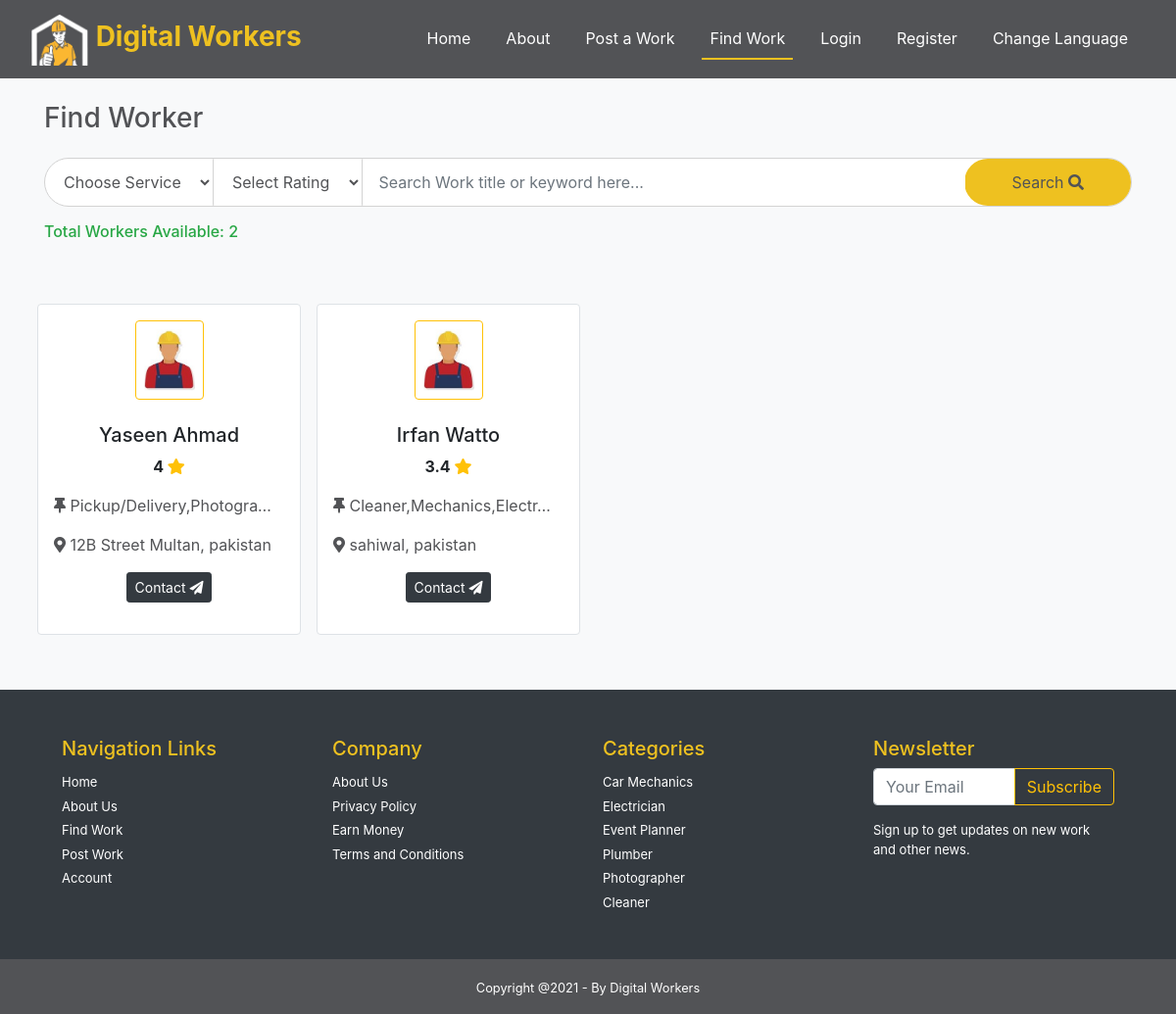
The app's page /find-worker with its own data.
### Worker/models.py (models this page shows, shortened)
class Worker(models.Model):
    id = models.BigAutoField(primary_key=True)
    user = models.ForeignKey(settings.AUTH_USER_MODEL, on_delete=models.CASCADE, null=True)
    phoneno = models.IntegerField( null=True)
    cnic = models.IntegerField( null=True)
    gender = models.CharField(max_length=60, null=True)
    city = models.CharField(max_length=60, null=True)
    address = models.CharField(max_length=120, null=True)
    skills = models.TextField()
    cnic_back_pic = models.ImageField(null=True, upload_to="uploads/")
    cnic_front_pic = models.ImageField(null=True, upload_to="uploads/")
    is_verified=models.BooleanField(default=False)

### Home/models.py (models this page shows, shortened)
class User(AbstractBaseUser):
    id = models.BigAutoField(primary_key=True)
    name = models.CharField(max_length=30, blank=True)
    email = models.EmailField(max_length=60, unique=True, blank=False)
    date_joined =models.DateTimeField(auto_now_add=True)
    last_login =models.DateTimeField(auto_now=True,blank=True)
    is_admin = BooleanField(default=False)
    is_active = BooleanField(default=True)
    is_staff = BooleanField(default=False)
    is_superuser = BooleanField(default=False)
    role = models.CharField(max_length=30, default='User', blank=True)
    USERNAME_FIELD = 'email'
    REQUIRED_FIELDS= [ 'name','role']
    objects  = MyUserManager()

### Home/views.py (the view)
# urls.py: path('find-worker', views.find_worker, name="find_worker"),
def find_worker(request):
    worker_list=Worker.objects.all()
    reviews=Review.objects.all()
    page = request.GET.get('page', 1)
    paginator = Paginator(worker_list, 8)
    try:
        works = paginator.page(page)
    except PageNotAnInteger:
        works = paginator.page(1)
    except EmptyPage:
        works = paginator.page(paginator.num_pages)
    context={
        "worker":works,
        "services":Service.objects.filter(is_active=True),
        "reviews":reviews,
    }
    return render(request,"find_worker.html",context)

### templates/find_worker.html (shortened to what this page needs)
{% extends 'layout.html' %}
{% block find_work %}active{% endblock find_work %}
{% load static %}
{% block body %}
<body class="bg-light">
  <div class="container ">
    <section class="works">
      <h3 class="text-gray  my-4">Find Worker </h3>
        <form action="{% url 'search_worker' %}" method="get">
        <div class="input-group mb-3 search-bg">
            <div class="input-group-append">
                <select name="service" required  class="text-gray px-3 search-select" >
                    <option value="">Choose Service</option>
                </select>
            </div>
            <div class="input-group-append">
                <select name="rating" value="{{request.GET.rating}}" required class="text-gray px-3 search-select" >
                    <option value="">Select Rating</option>
                </select>
            </div>
            <input type="text"name="query" value="{{request.GET.query}}"class="form-control search-input py-4" required placeholder=" Search Work title or keyword here..." aria-label="Recipient's username" aria-describedby="basic-addon2">
            <div class="input-group-append">
            <button class="btn-yellow px-5 search-btn" type="submit">Search <i class="fas fa-search"></i></button></form>
            </div>
                {% if worker %}
                    <h6 class="text-success">Total Workers Available: {{worker|length}}</h6>
                {% else %}
                    <h6 class="text-danger ">Results not found <a href="{% url 'find_work' %}">Show all</a></h6>
                {% endif %}
    </section><br> <br>
    <div class="container">
        <div class="row ">
            <div class="col-md-12">
                <div class="row">
                    {% for worker in worker %}
                    <div class="col-lg-4 col-xl-3 col-md-6 p-2 ">
                        <div class="work-box p-3  bg-white rounded border" id="work-box" onclick="detailbox('{{worker.id}}')" >
                        <img src="{% static 'images/worker.jpg' %}" class="border border-warning rounded-50 p-2 rounded mx-auto d-block" width="70" alt="work_icon" srcset="">
                        <div class="inner-box  mt-3">
                            <h5 class="mt-4  text-center">{{worker.user.name}}</h5>
                            <p class="text-bold text-center"><span id="rating{{worker.id}}"></span> <i class="fas fa-star text-warning"></i></p>
                            <p class=" text-gray mt-3"><i class="fas fa-thumbtack"></i> {{worker.skills|truncatechars:25}}</p>
                            <p class=" text-gray"><i class="fas fa-map-marker-alt"></i> {{worker.address}}</p>
                           <p class="text-center"> <a class=" btn btn-sm btn-dark" href="/buyer/inbox?sender={{worker.user.id}}">Contact <i class="fas fa-paper-plane"></i></a></p>
                        </div>
                        </div>
                    </div>{% endfor %}
                </div>
            </div>
        </div>
    </div>
        <br><br>
{% endblock body %}

### static/css/style.css (style rules this page uses)
html,body { margin:0; padding:0; overflow-x:hidden; }
.text-gray { color: #525356; }
.text-bold { font-weight: bold !important; }
.btn-yellow { padding: 10px 20px; border: none; border-radius: 30px; color: #525356; background-color: #EEC120; }
.search-bg { background: white; padding: 0px; border: 1px solid lightgray; border-radius: 30px; }
.search-select { border: 0px; border-right: 1px solid lightgray; border-radius: 1px; background: transparent; }
.search-input { border: 0px !important; border-radius: 1px !important; background: transparent; }
.search-btn { padding: 10px !important; border-radius: 30px !important; }

### records on screen
Worker: user.name "Yaseen Ahmad", skills "Pickup/Delivery,Photogra…", address "12B Street Multan, pakistan"
Worker: user.name "Irfan Watto", skills "Cleaner,Mechanics,Electr…", address "sahiwal, pakistan"

### other values on screen
{{ worker|length }} "2"
